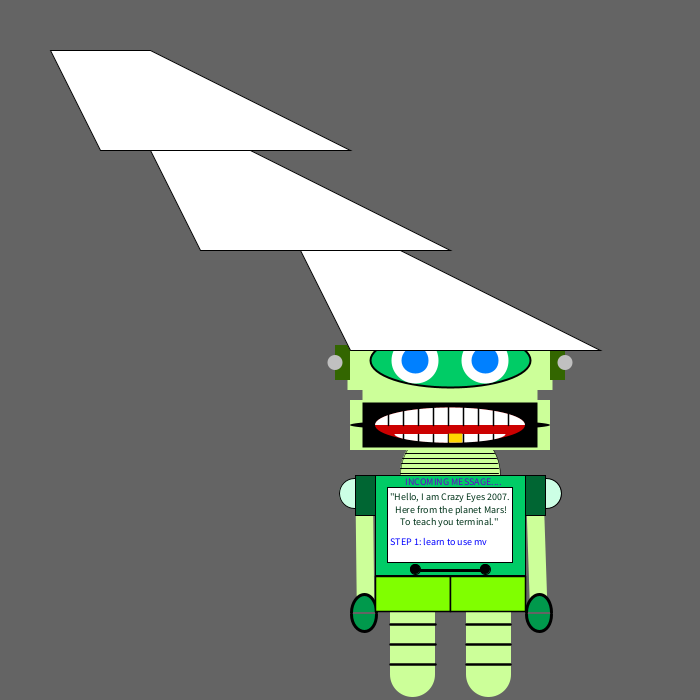
Frame 1 (no input)
Frame 60 (the mouse pressed at the canvas centre just before this capture): identical to frame 1, image omitted
Frame 120 (the mouse held since frame 60 and released just before this capture): identical to frame 1, image omitted

The Processing sketch that drew this single still picture (run headless with seeded random() and noise(); from frame 60 on, the mouse is pressed at the canvas centre):

// Processing sketch: partner_functions
// ── partner_functions.pde
void setup () {
  size(700, 700);
}

void draw() {
  background (100);
  

//Making the Robot Smaller


  push ();
  translate (300, 300);
  scale(0.5);
  robot ();
  pop ();
  
  push();
 translate(400, 300);
 thing();
 pop();
  
  push();
  translate(250, 200);
  thing();
  pop();
  
  push();
 translate(150, 100);
 thing();
 pop();
 

 
  
}




void thing() {
  push();
  translate(-200, -350);
  beginShape();
  vertex(100, 300);
  vertex(150, 400);
  vertex(400, 400);
  vertex(200, 300);
  endShape(CLOSE);
  pop();
}
//Robot Code *Taken from my creature_animation project
void robot() {
  push();
  // Neck Shape
  fill(204, 255, 153);
  circle(300, 350, 200);

  //Lines on the neck
  strokeWeight(2);
  stroke(0);
  line (210, 307, 389, 307);
  line (205, 317, 392, 317);
  line (203, 327, 395, 327);
  line (201, 337, 397, 337);
  line (200, 347, 397, 347);

  //Body Shape
  fill(0, 204, 102);
  rect(150, 350, 300, 200);
  fill(255, 255, 255);

  //Computer on body
  rect(175, 375, 250, 150);
  fill(0, 51, 25);
  fill (0, 0, 0);
  circle (230, 538, 20);
  circle (370, 538, 20);
  strokeWeight(6);
  stroke(0);
  line (241, 541, 361, 541);

  //Text on body "computer"
  textSize(20);
  fill(0, 51, 25);
  text(" ''Hello, I am Crazy Eyes 2007.", 175, 400);
  fill(0, 51, 25);
  textSize(20);
  text("Here from the planet Mars!", 190, 425);
  fill(0, 51, 25);
  textSize(20);
  text("To teach you terminal.''", 200, 450);
  fill(0, 0, 255);
  textSize(20);
  text("STEP 1: learn to use mv", 180, 490);
  fill(102, 0, 204);
  textSize(20);
  text("INCOMING MESSAGE....", 210, 370);

  //Head shape
  noStroke();
  fill (204, 255, 153);
  rect (125, 50, 350, 200);
  rect (100, 200, 400, 100);

  //"Gears" on the side of the head
  rect (95, 80, 50, 100);
  rect (455, 80, 50, 100);
  fill (51, 102, 0);
  rect (70, 90, 30, 70);
  rect (500, 90, 30, 70);
  fill (192, 192, 192);
  circle (70, 125, 30);
  circle (530, 125, 30);

  //Circle decoration on face
  fill (153, 255, 51);
  circle (150, 65, 20);
  circle (450, 65, 20);
  stroke(0);
  strokeWeight(4);

  //Eye "mask" under eyes
  fill (0, 204, 102);
  ellipse(300, 120, 320, 110);

  //Mouth ie tounge
  noStroke();
  fill (0, 0, 0);
  rect(125, 205, 350, 90);
  ellipse(300, 250, 400, 20);
  fill (204, 0, 0);
  ellipse(300, 250, 300, 70);

  //Teeth
  fill (255, 255, 255);
  arc (300, 250, 300, 70, radians(180), radians(360));
  arc (300, 268, 222, 35, radians(0), radians(180));
  strokeWeight (0);

  //Upper Teeth lines
  stroke (0);
  strokeWeight (3);
  line (176, 250, 176, 210);
  line (206, 250, 206, 210);
  line (236, 250, 236, 210);
  line (266, 250, 266, 210);
  line (296, 250, 296, 210);
  line (326, 250, 326, 210);
  line (356, 250, 356, 210);
  line (386, 250, 386, 210);
  line (416, 250, 416, 210);

  //Lower Teeth lines
  line (386, 287, 386, 269);
  line (356, 287, 356, 269);
  line (326, 287, 326, 269);
  line (296, 287, 296, 269);
  line (266, 287, 266, 269);
  line (236, 287, 236, 269);
  line (206, 287, 206, 269);

  //Gold Tooth *placed on teeth already made
  stroke(0);
  fill (#FFD700);
  strokeWeight(0);
  rect(297.5, 267, 27, 18);

  //Arm
  stroke (204, 255, 153);
  strokeWeight (35);
  line (129, 432, 130, 605);
  line (470, 425, 477, 605);
  noStroke();

  //Hand for Arm
  stroke (0);
  strokeWeight(6);
  fill (0, 153, 76);
  arc (478, 624, 50, 70, radians(180), radians(360));
  arc (478, 628, 50, 70, radians(0), radians(180));
  arc (128, 624, 50, 70, radians(180), radians(360));
  arc (128, 628, 50, 70, radians(0), radians(180));

  //Arm Base
  fill(#CCFFE5);
  strokeWeight(2);
  stroke(0);
  circle (108, 387, 60);
  circle (492, 387, 60);
  fill(0, 102, 51);
  strokeWeight(2);
  stroke(0);
  rect (110, 350, 40, 80);
  rect (450, 350, 40, 80);

  //Legs
  stroke (204, 255, 153);
  strokeWeight (90);
  line (225, 620, 225, 749);
  line (376, 622, 376, 749);
  noStroke();

  //Shorts
  strokeWeight(3);
  stroke(0);
  fill (128, 255, 0);
  rect (151, 553, 150, 70);
  rect (300, 553, 150, 70);

  //Leg one (lines)
  stroke (0);
  strokeWeight (5);
  line (181, 649, 270, 649);
  line (181, 689, 270, 689);
  line (181, 729, 270, 729);

  //Leg two (lines)
  line (333, 649, 421, 649);
  line (333, 689, 421, 689);
  line (333, 729, 421, 729);

  //Eyes
  fill(0, 128, 255);
  strokeWeight(20);
  stroke(255, 255, 255);
  circle(230, 120, 75);
  circle(370, 120, 75);

  pop();
}
